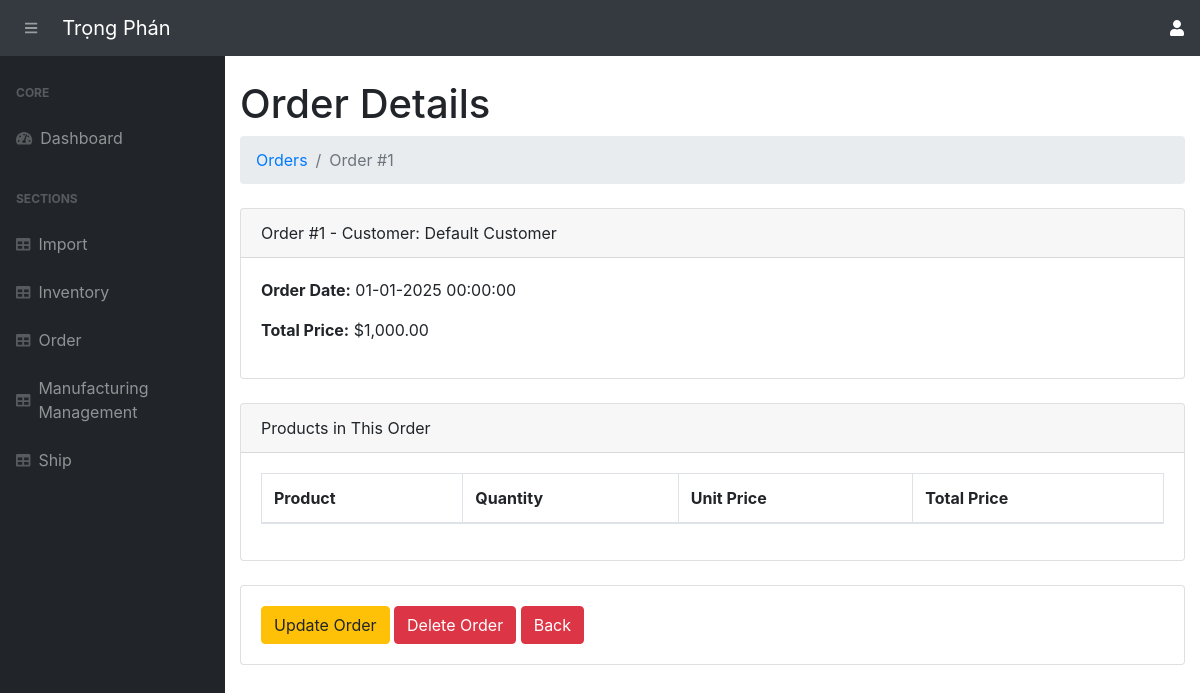
Page /order-detail/1 (signed in) on the committed database.
### app.py (models this page shows, shortened)
class Order(db.Model):
    __tablename__ = 'orders'
    order_id = db.Column(db.Integer, primary_key=True)
    cus_name = db.Column(db.String(255), nullable=False)  # Customer Name
    cus_contact = db.Column(db.String(255), nullable=False)  # Customer Contact
    cus_address = db.Column(db.String(255), nullable=False)  # Customer Address
    order_date = db.Column(db.DateTime, default=vietnam_now)
    price = db.Column(db.Numeric(10, 2), nullable=False)
    deposit_amount = db.Column(db.Float, nullable=False, default=0.0)
    status = db.Column(db.String(50), default="Processing")
    order_details = db.relationship('OrderDetail', backref='order_relation', lazy=True)

### app.py (the view)
@app.route("/order-detail/<int:order_id>")
@login_required
def order_detail(order_id):
    order = Order.query.get_or_404(order_id)
    return render_template("order-detail.html", order=order)

### app.py (called while the page is built, shortened)
@login_manager.user_loader
def load_user(user_id):
    return User.query.get(int(user_id))

def add_monthly_data():
    current_year = datetime.now().year
    months = [f"{current_year}-{str(month).zfill(2)}" for month in range(1, 7)]  # Tháng 1 đến tháng 6
    for month in months:
        existing_month_data = db.session.query(Order).filter(Order.order_date.like(f'{month}%')).first()
    db.session.commit()

@app.before_request
def initialize_data():
    add_monthly_data()

@app.template_filter('format_price')
@login_required
def format_price(value):
    try:
        return "{:,.2f}".format(value)
    except (ValueError, TypeError):
        return value

### templates/order-detail.html (shortened to what this page needs)
{% extends 'base.html' %}
{% block content %}
<main>
    <div class="container-fluid">
        <h1 class="mt-4">Order Details</h1>
        <ol class="breadcrumb mb-4">
            <li class="breadcrumb-item">
                <a href="{{ url_for('view_order') }}">Orders</a>
            </li>
            <li class="breadcrumb-item active">Order #{{ order.order_id }}</li>
        </ol>
        <div class="card mb-4">
            <div class="card-header">
                Order #{{ order.order_id }} - Customer: {{ order.cus_name }}
            </div>
            <div class="card-body">
                <p><strong>Order Date:</strong> {{ order.order_date.strftime('%d-%m-%Y %H:%M:%S')}}</p>
                <p><strong>Total Price:</strong> ${{ order.price | format_price }}</p>
            </div>
        </div>
        <div class="card mb-4">
            <div class="card-header">Products in This Order</div>
            <div class="card-body">
                <div class="table-responsive">
                    <table class="table table-bordered" id="dataTable" width="100%" cellspacing="0">
                        <thead>
                            <tr>
                                <th>Product</th>
                                <th>Quantity</th>
                                <th>Unit Price</th>
                                <th>Total Price</th>
                            </tr>
                        </thead>
                    </table>
                </div>
            </div>
        </div>
        <div class="card mb-4">
            <div class="card-body">
                <a href="/update-order/{{ order.order_id }}" class="btn btn-warning">Update Order</a>
                <a href="/delete-order/{{ order.order_id }}" class="btn btn-danger">Delete Order</a>
                <a href="/order/" class="btn btn-danger">Back</a>
            </div>
        </div>
    </div>
</main>
{% endblock %}

### rows in the picture
Order: order_id "1", cus_name "Default Customer", order_date "01-01-2025 00:00:00", price "1,000.00"
